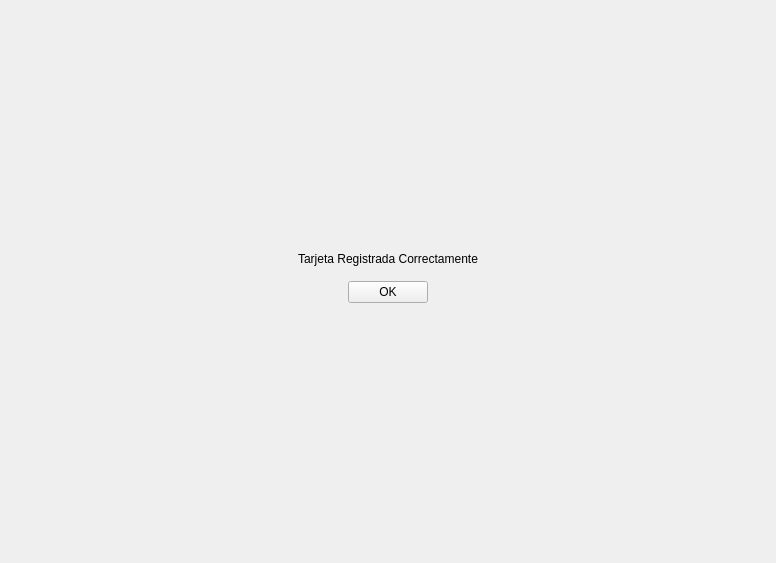
<?xml version="1.0" encoding="UTF-8"?>
<ui version="4.0">
 <class>Form</class>
 <widget class="QWidget" name="Form">
  <property name="geometry">
   <rect>
    <x>0</x>
    <y>0</y>
    <width>776</width>
    <height>563</height>
   </rect>
  </property>
  <property name="windowTitle">
   <string>Form</string>
  </property>
  <layout class="QVBoxLayout" name="verticalLayout">
   <item>
    <spacer name="top_space">
     <property name="orientation">
      <enum>Qt::Vertical</enum>
     </property>
     <property name="sizeHint" stdset="0">
      <size>
       <width>20</width>
       <height>40</height>
      </size>
     </property>
    </spacer>
   </item>
   <item>
    <widget class="QLabel" name="sucess_lbl">
     <property name="text">
      <string>Tarjeta Registrada Correctamente</string>
     </property>
     <property name="alignment">
      <set>Qt::AlignCenter</set>
     </property>
    </widget>
   </item>
   <item>
    <widget class="QWidget" name="widget" native="true">
     <layout class="QHBoxLayout" name="horizontalLayout">
      <item>
       <spacer name="left_space">
        <property name="orientation">
         <enum>Qt::Horizontal</enum>
        </property>
        <property name="sizeHint" stdset="0">
         <size>
          <width>40</width>
          <height>20</height>
         </size>
        </property>
       </spacer>
      </item>
      <item>
       <widget class="QPushButton" name="ok_btn">
        <property name="sizePolicy">
         <sizepolicy hsizetype="Minimum" vsizetype="Fixed">
          <horstretch>0</horstretch>
          <verstretch>0</verstretch>
         </sizepolicy>
        </property>
        <property name="text">
         <string>OK</string>
        </property>
       </widget>
      </item>
      <item>
       <spacer name="right_space">
        <property name="orientation">
         <enum>Qt::Horizontal</enum>
        </property>
        <property name="sizeHint" stdset="0">
         <size>
          <width>40</width>
          <height>20</height>
         </size>
        </property>
       </spacer>
      </item>
     </layout>
    </widget>
   </item>
   <item>
    <spacer name="bottom_space">
     <property name="orientation">
      <enum>Qt::Vertical</enum>
     </property>
     <property name="sizeHint" stdset="0">
      <size>
       <width>20</width>
       <height>40</height>
      </size>
     </property>
    </spacer>
   </item>
  </layout>
 </widget>
 <resources/>
 <connections/>
</ui>
